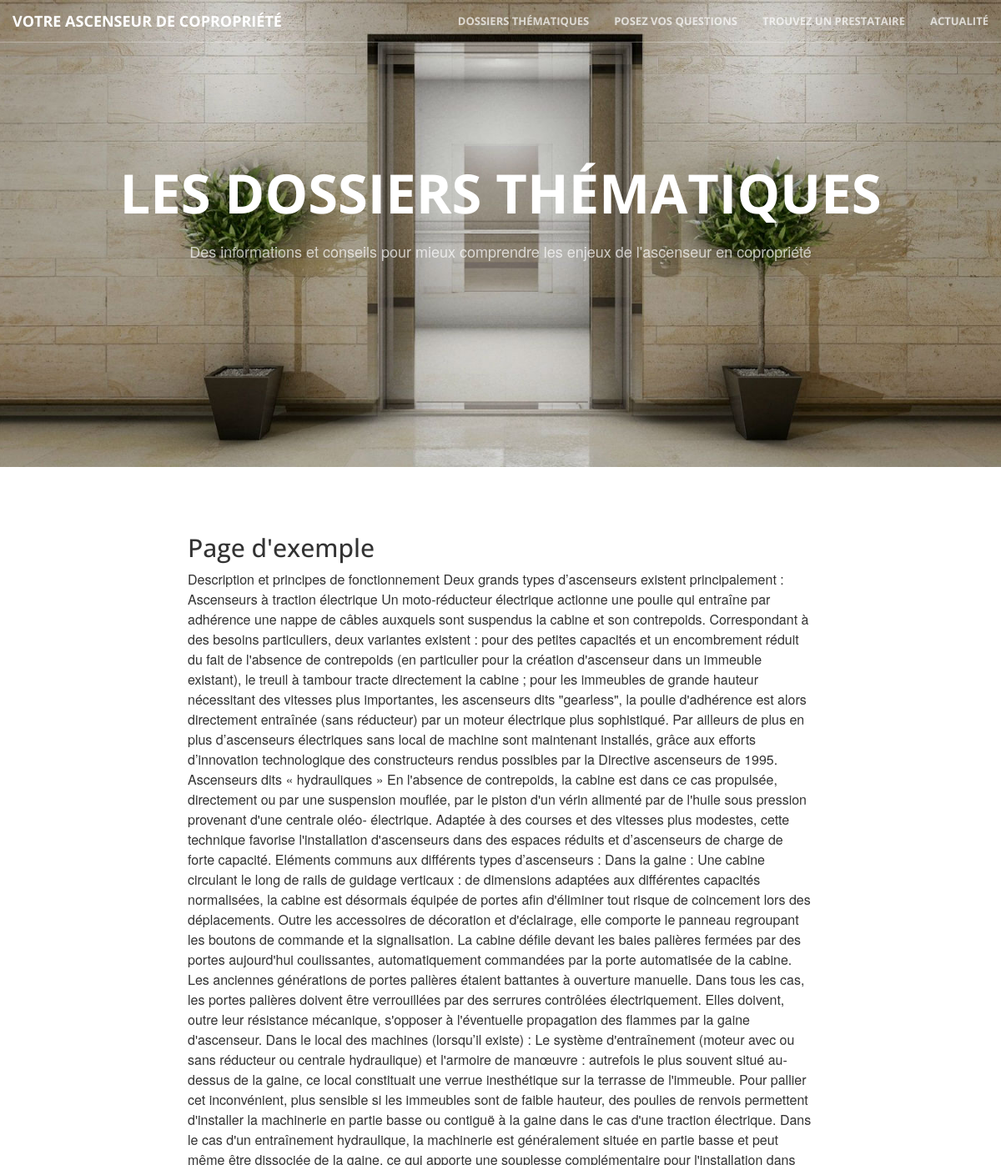
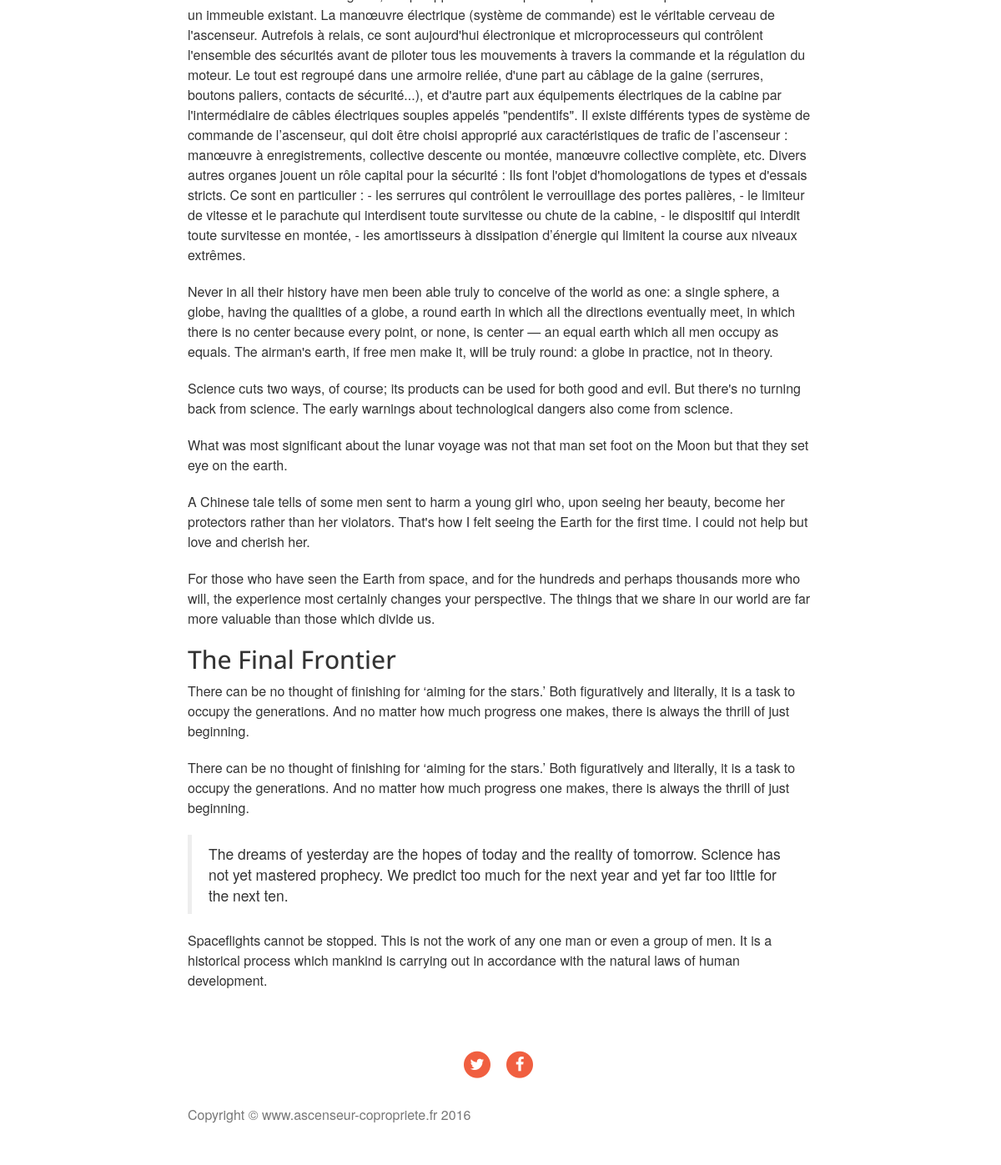
The page /articles/page-dexemple/ on the database its author committed (2 pictures, top to bottom).
### articles/models.py (models this page shows, shortened)
class Article(models.Model):
    name_db = models.CharField(max_length=50)
    titre_article = models.CharField(max_length=200)
    description = models.TextField()
    body = models.TextField()
    categorie = models.ForeignKey(Categorie)
    slug = models.SlugField()

### articles/views.py (the view)
# urls.py: url(r'^(?P<article_name_slug>[\w\-]+)/$', views.article_lecture, name='article_lecture'),
def article_lecture(request, article_name_slug):
    context_dict = {}
    try:
        article = Article.objects.get(slug=article_name_slug)
        context_dict['nom_article'] = article.titre_article
        context_dict['description_article'] = article.description
        context_dict['body_article'] = article.body
    except Article.DoesNotExist:
        pass
    return render(request, 'articles/article_lecture.html', context_dict)

### articles/templates/articles/article_lecture.html
{% extends 'base.html' %}
{% load staticfiles %}
{% block body_block %}
<header style="background-image: url({% static 'Bootstrap/img/header2.jpg' %});min-height: 70%;">
    <div class="header-content">
        <div class="header-content-inner">
            <h1>Les dossiers thématiques</h1>
            <br>
            <p>Des informations et conseils pour mieux comprendre les enjeux de l'ascenseur en copropriété</p>
        </div>
    </div>
</header>
<article>
        <div class="container">
            <div class="row">
                <div class="col-lg-8 col-lg-offset-2 col-md-10 col-md-offset-1">
                    <br><br><br>
                    <h2>{{ nom_article }}</h2>
                    {{ body_article|safe }}
                </div>
        </div>
    </div>
</article>
{% endblock %}

### rows shown on the page
Article: titre_article "Page d'exemple", body "Description et principes de fonctionnement Deux grands types d’ascenseurs existent principalement : Ascenseurs à traction électrique Un moto-réducteur électrique actionne une poulie qui entraîne par adhérence une nappe de câbles auxquels sont suspendus la cabine et son contrepoids. Correspondant à des besoins particuliers, deux variantes existent : pour des petites capacités et un encombrement réduit du fait de l'absence de contrepoids (en particulier pour la création d'ascenseur dans un immeuble existant), le treuil à tambour tracte directement la cabine ; pour les immeubles de grande hauteur nécessitant des vitesses plus importantes, les ascenseurs dits \"gearless\", la poulie d'adhérence…"
